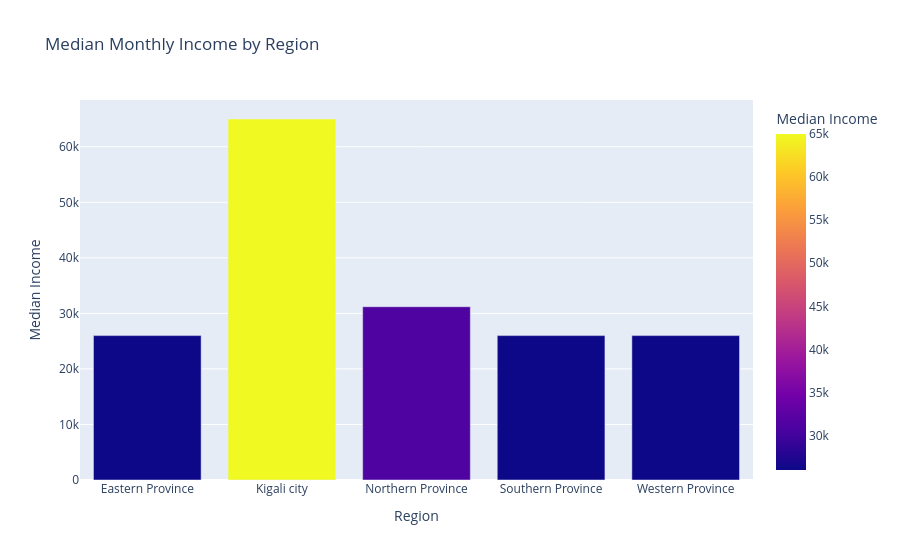

The code cell stored with this chart in its notebook:
### Markdown cell above
#### Question 17: Median income by region

### Code cell
median_income_region = RLF2023_sub.groupby('region')['Mthly_inc'].median().reset_index()
median_income_region.columns = ['Region', 'Median Income']
print(median_income_region)

import plotly.express as px
fig = px.bar(median_income_region, x='Region', y='Median Income', color='Median Income',
             title='Median Monthly Income by Region')
fig.show()

### Figure 1 — Plotly figure (JSON) as saved in the notebook; plotly's stock layout.template omitted (floating-point values rounded to 4 significant figures)
{"data": [{"alignmentgroup": "True", "hovertemplate": "Region=%{x}<br>Median Income=%{marker.color}<extra></extra>", "legendgroup": "", "marker": {"color": [26000, 65000, 31200, 26000, 26000], "coloraxis": "coloraxis", "pattern": {"shape": ""}}, "name": "", "offsetgroup": "", "orientation": "v", "showlegend": false, "textposition": "auto", "type": "bar", "x": ["Eastern Province", "Kigali city", "Northern Province", "Southern Province", "Western Province"], "xaxis": "x", "y": [26000, 65000, 31200, 26000, 26000], "yaxis": "y"}], "layout": {"barmode": "relative", "coloraxis": {"colorbar": {"title": {"text": "Median Income"}}, "colorscale": [[0, "#0d0887"], [0.1111, "#46039f"], [0.2222, "#7201a8"], [0.3333, "#9c179e"], [0.4444, "#bd3786"], [0.5556, "#d8576b"], [0.6667, "#ed7953"], [0.7778, "#fb9f3a"], [0.8889, "#fdca26"], [1, "#f0f921"]]}, "legend": {"tracegroupgap": 0}, "title": {"text": "Median Monthly Income by Region"}, "xaxis": {"anchor": "y", "domain": [0, 1], "title": {"text": "Region"}}, "yaxis": {"anchor": "x", "domain": [0, 1], "title": {"text": "Median Income"}}}}
